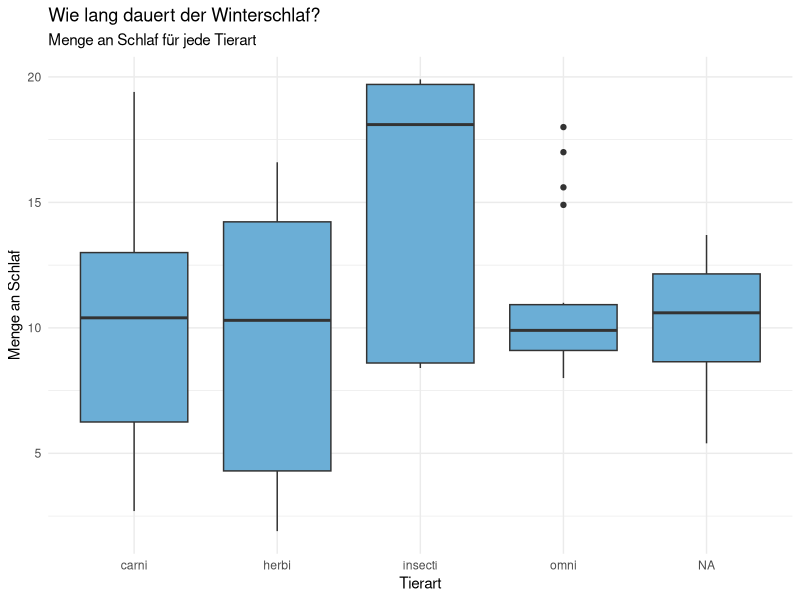

This chart was generated by the following R code:
# Bibliotheken laden

library(tidyverse)
library(psych)

data(msleep)
msleep

View(msleep)

ggplot(data = msleep) +
  aes(x = vore, y = sleep_total) +
  geom_boxplot(fill = "#6baed6") +
  labs(title = "Wie lang dauert der Winterschlaf?",
       x = "Tierart",
       y = "Menge an Schlaf",
       subtitle = "Menge an Schlaf für jede Tierart") +
  theme_minimal()